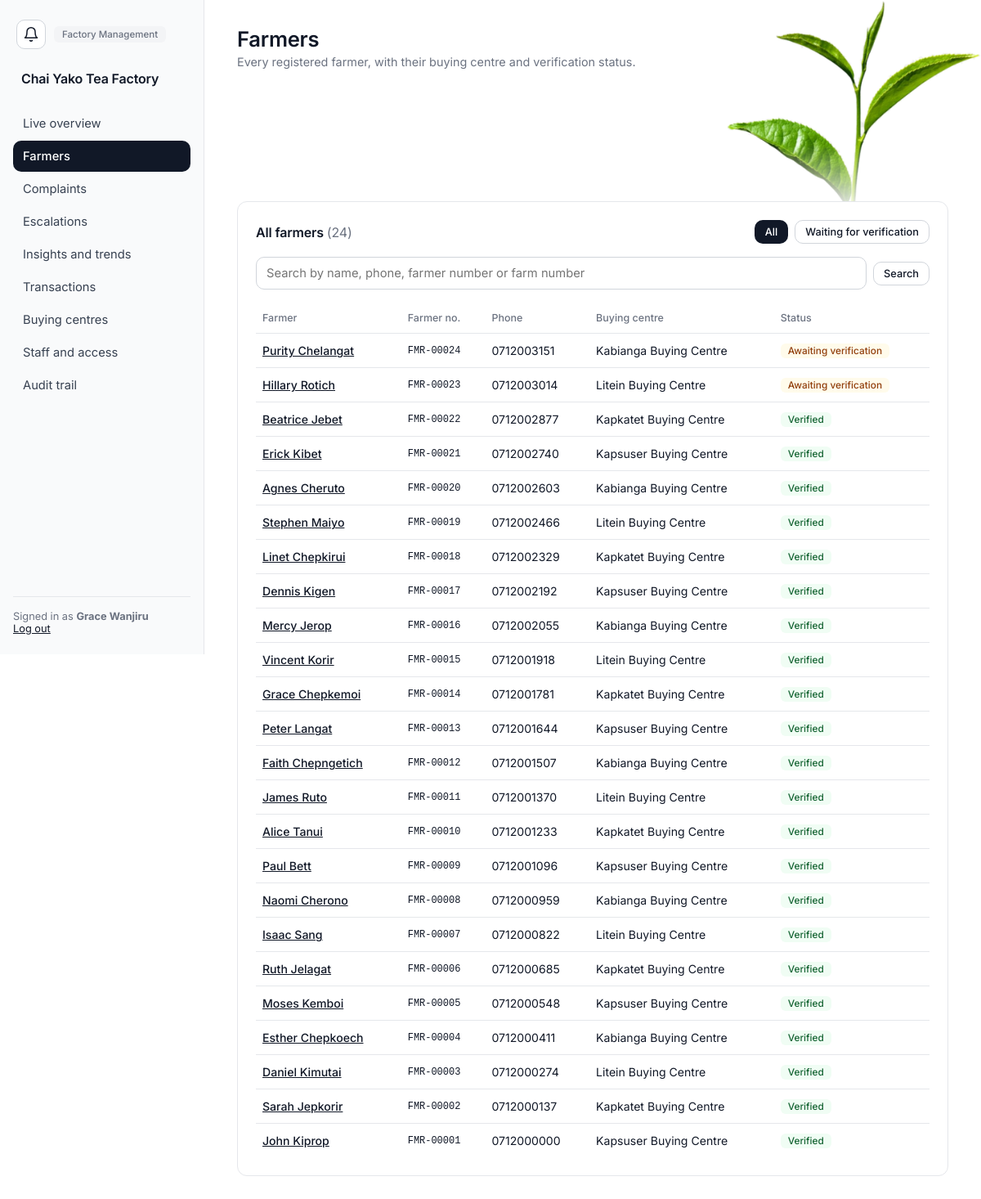
The page /farmers/ (signed in) on the database its author committed.
### app/models.py (models this page shows, shortened)
class Department(db.Model):
    __tablename__ = "departments"
    id = db.Column(db.Integer, primary_key=True)
    name = db.Column(db.String(100), unique=True, nullable=False)
    description = db.Column(db.String(255))
    status = db.Column(db.String(20), nullable=False, default="ACTIVE")
    created_at = db.Column(db.DateTime, nullable=False, default=utcnow)
    updated_at = db.Column(db.DateTime, nullable=False, default=utcnow, onupdate=utcnow)
    employees = db.relationship("Employee", back_populates="department")

class Employee(db.Model):
    __tablename__ = "employees"
    id = db.Column(db.Integer, primary_key=True)
    employee_number = db.Column(db.String(30), unique=True, nullable=False)
    first_name = db.Column(db.String(80), nullable=False)
    last_name = db.Column(db.String(80), nullable=False)
    phone = db.Column(db.String(30))
    email = db.Column(db.String(120))
    department_id = db.Column(db.Integer, db.ForeignKey("departments.id"), nullable=False, index=True)
    status = db.Column(db.String(20), nullable=False, default="ACTIVE")
    created_at = db.Column(db.DateTime, nullable=False, default=utcnow)
    updated_at = db.Column(db.DateTime, nullable=False, default=utcnow, onupdate=utcnow)
    department = db.relationship("Department", back_populates="employees")
    roles = db.relationship("Role", secondary=employee_roles, back_populates="employees")
    user = db.relationship("User", back_populates="employee", uselist=False)
    @property
    def full_name(self):
        return f"{self.first_name} {self.last_name}"

class Farmer(db.Model):
    __tablename__ = "farmers"
    id = db.Column(db.Integer, primary_key=True)
    farmer_number = db.Column(db.String(30), unique=True, nullable=False)
    first_name = db.Column(db.String(80), nullable=False)
    last_name = db.Column(db.String(80), nullable=False)
    phone = db.Column(db.String(30), unique=True, nullable=False)
    email = db.Column(db.String(120))
    identification_number = db.Column(db.String(30))
    address = db.Column(db.String(200))
    buying_centre_id = db.Column(db.Integer, db.ForeignKey("buying_centres.id"), nullable=False, index=True)
    status = db.Column(db.String(20), nullable=False, default="ACTIVE")
    registration_status = db.Column(db.String(30), nullable=False, default="PENDING_VERIFICATION")
    created_at = db.Column(db.DateTime, nullable=False, default=utcnow)
    updated_at = db.Column(db.DateTime, nullable=False, default=utcnow, onupdate=utcnow)
    buying_centre = db.relationship("BuyingCentre", back_populates="farmers")
    farms = db.relationship("Farm", back_populates="farmer", order_by="Farm.id")
    @property
    def full_name(self):
        return f"{self.first_name} {self.last_name}"

class BuyingCentre(db.Model):
    __tablename__ = "buying_centres"
    id = db.Column(db.Integer, primary_key=True)
    code = db.Column(db.String(10), unique=True, nullable=False)
    name = db.Column(db.String(120), nullable=False)
    location = db.Column(db.String(200))
    status = db.Column(db.String(20), nullable=False, default="ACTIVE")
    established_at = db.Column(db.Date)
    created_at = db.Column(db.DateTime, nullable=False, default=utcnow)
    updated_at = db.Column(db.DateTime, nullable=False, default=utcnow, onupdate=utcnow)
    farmers = db.relationship("Farmer", back_populates="buying_centre")
    scales = db.relationship("WeighingScale", back_populates="buying_centre")

### app/farmers.py (the view)
@farmers_bp.route("/")
@permission_required("VIEW_FARMER", "CREATE_FARMER")
def index():
    q = request.args.get("q", "").strip()
    status = request.args.get("status", "")
    query = _search(q)
    if status == "pending":
        query = query.filter(Farmer.registration_status == "PENDING_VERIFICATION")
    farmers = query.limit(100).all() if has_permission(current_user, "VIEW_FARMER") else []
    centres = BuyingCentre.query.filter_by(status="ACTIVE").order_by(BuyingCentre.name).all()
    return render_template("farmers/index.html", farmers=farmers, centres=centres, q=q, status=status)

### app/farmers.py (called while the page is built)
def _search(query_text):
    query = Farmer.query.outerjoin(Farm, Farm.farmer_id == Farmer.id)
    filters = []
    for term in rules.split_terms(query_text):
        like = f"%{term}%"
        filters.append(or_(
            Farmer.first_name.ilike(like), Farmer.last_name.ilike(like), Farmer.phone.ilike(like),
            Farmer.farmer_number.ilike(like), Farm.farm_number.ilike(like),
        ))
    if filters:
        query = query.filter(and_(*filters))
    return query.distinct().order_by(Farmer.created_at.desc())

### app/models.py (called while the page is built)
    @property
    def is_active(self):
        return self.status == "ACTIVE" and self.employee.status == "ACTIVE"

    @property
    def full_name(self):
        return self.employee.full_name

    @property
    def department(self):
        return self.employee.department

### app/navigation.py (called while the page is built)
def home_endpoint(user):
    for permission, endpoint in _HOME:
        if has_permission(user, permission):
            return endpoint
    return "notices.board"          # an account with no working role still gets somewhere

def nav_items(user):
    allowed = [(endpoint, label) for endpoint, label, rule in _NAV
               if rule(lambda name: has_permission(user, name))]
    home = home_endpoint(user)
    allowed.sort(key=lambda item: item[0] != home)      # stable: only the home item moves up
    return allowed

def home_url(user):
    return url_for(home_endpoint(user))

### app/permissions.py (called while the page is built)
def role_permission_names(user):
    cache = g.setdefault("_role_permissions", {})
    if user.id not in cache:
        cache[user.id] = {
            permission.name
            for role in user.employee.roles if role.status == "ACTIVE"
            for permission in role.permissions
        }
    return cache[user.id]

def active_delegations(user):
    cache = g.setdefault("_active_delegations", {})
    if user.id not in cache:
        now = utcnow()
        rows = Delegation.query.filter_by(delegate_employee_id=user.employee_id, status="ACTIVE").all()
        cache[user.id] = [
            d for d in rows
            if delegation_is_active(d.status, d.start_at, d.expires_at, d.withdrawn_at, now)
        ]
    return cache[user.id]

def permission_source(user, name):
    if user is None or not getattr(user, "is_authenticated", False):
        return None
    if name in role_permission_names(user):
        return ("role", None)
    for delegation in active_delegations(user):
        if delegation.permission.name == name:
            return ("delegation", delegation.id)
    return None

### app/templates/farmers/index.html (shortened to what this page needs)
{% extends "layout/base.html" %}
{% block content %}
<div class="topbar">
  <div class="greeting"><h1>Farmers</h1><p>Every registered farmer, with their buying centre and verification status.</p></div>
</div>
{% if can('VIEW_FARMER') %}
<div class="card">
  <div class="card-header">
    <h3>{% if status == 'pending' %}Waiting for verification{% else %}All farmers{% endif %} <span class="muted" style="font-weight:400;">({{ farmers|length }}{% if farmers|length == 100 %}+{% endif %})</span></h3>
    <div class="row">
      <a href="{{ url_for('farmers.index', q=q) }}" class="btn btn-sm {{ 'btn-outline' if status == 'pending' else 'btn-primary' }}">All</a>
      <a href="{{ url_for('farmers.index', q=q, status='pending') }}" class="btn btn-sm {{ 'btn-primary' if status == 'pending' else 'btn-outline' }}">Waiting for verification</a>
    </div>
  </div>
  <form method="GET" class="row" style="margin-bottom:16px;">
    <input type="text" name="q" value="{{ q }}" placeholder="Search by name, phone, farmer number or farm number" style="flex:1;">
    <button class="btn btn-outline btn-sm" type="submit">Search</button>
  </form>
  {% if farmers %}
  <div class="table-scroll">
    <table>
      <thead><tr><th>Farmer</th><th>Farmer no.</th><th>Phone</th><th>Buying centre</th><th>Status</th></tr></thead>
      <tbody>
        {% for f in farmers %}
        <tr>
          <td><a href="{{ url_for('farmers.detail', farmer_id=f.id) }}" style="font-weight:500; text-decoration:underline;">{{ f.full_name }}</a></td>
          <td class="mono">{{ f.farmer_number }}</td>
          <td>{{ f.phone }}</td>
          <td>{{ f.buying_centre.name }}</td>
          <td>
            {% if f.registration_status == 'VERIFIED' %}<span class="badge badge-good">Verified</span>
            {% elif f.registration_status == 'REJECTED' %}<span class="badge badge-damaged">Rejected</span>
            {% else %}<span class="badge badge-repair">Awaiting verification</span>{% endif %}
          </td>
        </tr>
        {% endfor %}
      </tbody>
    </table>
  </div>
  {% else %}
  <p class="empty-state">{% if q or status %}No farmers match.{% else %}No farmers registered yet.{% endif %}</p>
  {% endif %}
</div>
{% endif %}
{% endblock %}

### app/templates/layout/base.html (shortened to what this page needs)
<!DOCTYPE html>
<html lang="en">
<head>
<link rel="stylesheet" href="{{ url_for('static', filename='css/style.css') }}">
</head>
<body>
{% set bell_count = (unread_notices or 0) + (escalations_waiting or 0) %}
<div class="app-shell">
  <img class="leaf-corner" src="{{ url_for('static', filename='img/tea-leaf.png') }}" alt="" aria-hidden="true">
  <aside class="sidebar factory" id="sidebar">
    <div class="sidebar-top">
      <a href="{{ url_for('notices.board') }}" class="bell " aria-label="Notices" title="Notices"><svg viewBox="0 0 24 24" fill="none" stroke="currentColor" stroke-width="1.8" stroke-linecap="round" stroke-linejoin="round" aria-hidden="true"><path d="M18 8A6 6 0 0 0 6 8c0 7-3 9-3 9h18s-3-2-3-9"/><path d="M13.7 21a2 2 0 0 1-3.4 0"/></svg></a>
      <span class="role-badge">{{ current_user.department.name }}</span>
    </div>
    <div class="brand">{{ factory_name }}</div>
    <nav class="sidebar-links">
      {% for endpoint, label in nav_items %}
        <a href="{{ url_for(endpoint) }}" class="nav-link {% if request.endpoint and request.endpoint.startswith(endpoint) %}active{% endif %}">{{ label }}</a>
      {% endfor %}
    </nav>
    <div class="sidebar-footer">
      Signed in as <strong>{{ current_user.full_name }}</strong><br>
      <a href="{{ url_for('auth.logout') }}">Log out</a>
    </div>
  </aside>
  <main class="main-area">
    {% block content %}{% endblock %}
  </main>
</div>
</body>
</html>

### rows shown on the page
Department: department.name "Factory Management"
Employee: full_name "Grace Wanjiru"
Farmer: full_name "Purity Chelangat", farmer_number "FMR-00024", phone "0712003151", buying_centre.name "Kabianga Buying Centre", shows "Awaiting verification"
Farmer: full_name "Hillary Rotich", farmer_number "FMR-00023", phone "0712003014", buying_centre.name "Litein Buying Centre", shows "Awaiting verification"
Farmer: full_name "Beatrice Jebet", farmer_number "FMR-00022", phone "0712002877", buying_centre.name "Kapkatet Buying Centre", registration_status "Verified"
Farmer: full_name "Erick Kibet", farmer_number "FMR-00021", phone "0712002740", buying_centre.name "Kapsuser Buying Centre", registration_status "Verified"
Farmer: full_name "Agnes Cheruto", farmer_number "FMR-00020", phone "0712002603", buying_centre.name "Kabianga Buying Centre", registration_status "Verified"
Farmer: full_name "Stephen Maiyo", farmer_number "FMR-00019", phone "0712002466", buying_centre.name "Litein Buying Centre", registration_status "Verified"
Farmer: full_name "Linet Chepkirui", farmer_number "FMR-00018", phone "0712002329", buying_centre.name "Kapkatet Buying Centre", registration_status "Verified"
Farmer: full_name "Dennis Kigen", farmer_number "FMR-00017", phone "0712002192", buying_centre.name "Kapsuser Buying Centre", registration_status "Verified"
Farmer: full_name "Mercy Jerop", farmer_number "FMR-00016", phone "0712002055", buying_centre.name "Kabianga Buying Centre", registration_status "Verified"
Farmer: full_name "Vincent Korir", farmer_number "FMR-00015", phone "0712001918", buying_centre.name "Litein Buying Centre", registration_status "Verified"
Farmer: full_name "Grace Chepkemoi", farmer_number "FMR-00014", phone "0712001781", buying_centre.name "Kapkatet Buying Centre", registration_status "Verified"
Farmer: full_name "Peter Langat", farmer_number "FMR-00013", phone "0712001644", buying_centre.name "Kapsuser Buying Centre", registration_status "Verified"
Farmer: full_name "Faith Chepngetich", farmer_number "FMR-00012", phone "0712001507", buying_centre.name "Kabianga Buying Centre", registration_status "Verified"
Farmer: full_name "James Ruto", farmer_number "FMR-00011", phone "0712001370", buying_centre.name "Litein Buying Centre", registration_status "Verified"
Farmer: full_name "Alice Tanui", farmer_number "FMR-00010", phone "0712001233", buying_centre.name "Kapkatet Buying Centre", registration_status "Verified"
Farmer: full_name "Paul Bett", farmer_number "FMR-00009", phone "0712001096", buying_centre.name "Kapsuser Buying Centre", registration_status "Verified"
Farmer: full_name "Naomi Cherono", farmer_number "FMR-00008", phone "0712000959", buying_centre.name "Kabianga Buying Centre", registration_status "Verified"
Farmer: full_name "Isaac Sang", farmer_number "FMR-00007", phone "0712000822", buying_centre.name "Litein Buying Centre", registration_status "Verified"
Farmer: full_name "Ruth Jelagat", farmer_number "FMR-00006", phone "0712000685", buying_centre.name "Kapkatet Buying Centre", registration_status "Verified"
Farmer: full_name "Moses Kemboi", farmer_number "FMR-00005", phone "0712000548", buying_centre.name "Kapsuser Buying Centre", registration_status "Verified"
Farmer: full_name "Esther Chepkoech", farmer_number "FMR-00004", phone "0712000411", buying_centre.name "Kabianga Buying Centre", registration_status "Verified"
Farmer: full_name "Daniel Kimutai", farmer_number "FMR-00003", phone "0712000274", buying_centre.name "Litein Buying Centre", registration_status "Verified"
Farmer: full_name "Sarah Jepkorir", farmer_number "FMR-00002", phone "0712000137", buying_centre.name "Kapkatet Buying Centre", registration_status "Verified"
Farmer: full_name "John Kiprop", farmer_number "FMR-00001", phone "0712000000", buying_centre.name "Kapsuser Buying Centre", registration_status "Verified"

### other values the page prints
{{ factory_name }} "Chai Yako Tea Factory"
{{ label }} "Live overview" "Farmers" "Complaints" "Escalations" "Insights and trends" "Transactions" "Buying centres" "Staff and access" "Audit trail"
{{ farmers|length }} "24"
